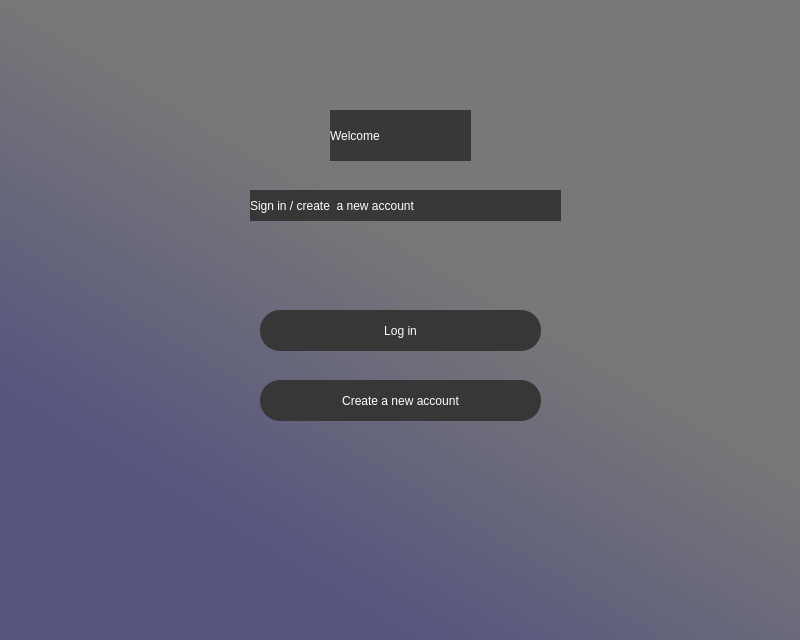
<?xml version="1.0" encoding="UTF-8"?>
<ui version="4.0">
 <class>Dialog</class>
 <widget class="QDialog" name="Dialog">
  <property name="geometry">
   <rect>
    <x>0</x>
    <y>0</y>
    <width>800</width>
    <height>640</height>
   </rect>
  </property>
  <property name="windowTitle">
   <string>Dialog</string>
  </property>
  <widget class="QWidget" name="widget" native="true">
   <property name="geometry">
    <rect>
     <x>0</x>
     <y>0</y>
     <width>801</width>
     <height>641</height>
    </rect>
   </property>
   <property name="styleSheet">
    <string notr="true">QWidget#widget{

background-image: url(:/bg1/logbg.jpg);
background-color:qlineargradient(spread:pad, x1:0.239, y1:0.795455, x2:0.545455, y2:0.392, stop:0 rgba(85, 85, 127, 255), stop:1 rgba(120, 120, 120, 255));
}</string>
   </property>
   <widget class="QLabel" name="label">
    <property name="geometry">
     <rect>
      <x>330</x>
      <y>110</y>
      <width>141</width>
      <height>51</height>
     </rect>
    </property>
    <property name="styleSheet">
     <string notr="true">color: rgb(255, 255, 255);font: 28pt &quot;Tw Cen MT&quot;;
background-color: qlineargradient(spread:pad, x1:0.471318, y1:0.609, x2:0.472, y2:0.017, stop:0 rgba(38, 38, 38, 200));
</string>
    </property>
    <property name="text">
     <string>Welcome</string>
    </property>
   </widget>
   <widget class="QLabel" name="label_2">
    <property name="geometry">
     <rect>
      <x>250</x>
      <y>190</y>
      <width>311</width>
      <height>31</height>
     </rect>
    </property>
    <property name="styleSheet">
     <string notr="true">font: 14pt &quot;MS Shell Dlg 2&quot;;color:rgb(255, 255, 255);
background-color: qlineargradient(spread:pad, x1:0.471318, y1:0.609, x2:0.472, y2:0.017, stop:0 rgba(38, 38, 38, 200));</string>
    </property>
    <property name="text">
     <string>Sign in / create  a new account</string>
    </property>
   </widget>
   <widget class="QPushButton" name="login">
    <property name="geometry">
     <rect>
      <x>260</x>
      <y>310</y>
      <width>281</width>
      <height>41</height>
     </rect>
    </property>
    <property name="styleSheet">
     <string notr="true">QPushButton{border-radius:20px;
background-color:rgb(55,55,55);
font: 12pt &quot;Tw Cen MT&quot;;color: rgb(255, 255, 255);
}
QPushButton:hover{
background-color: rgb(141, 141, 141);
border-radius:20px;
font: 12pt &quot;Tw Cen MT&quot;;color: rgb(0, 0, 0);

}</string>
    </property>
    <property name="text">
     <string>Log in</string>
    </property>
   </widget>
   <widget class="QPushButton" name="signup">
    <property name="geometry">
     <rect>
      <x>260</x>
      <y>380</y>
      <width>281</width>
      <height>41</height>
     </rect>
    </property>
    <property name="styleSheet">
     <string notr="true">QPushButton{border-radius:20px;
background-color:rgb(55,55,55);
font: 12pt &quot;Tw Cen MT&quot;;color: rgb(255, 255, 255);
}
QPushButton:hover{
background-color: rgb(141, 141, 141);
border-radius:20px;
font: 12pt &quot;Tw Cen MT&quot;;color: rgb(0, 0, 0);

}</string>
    </property>
    <property name="text">
     <string>Create a new account</string>
    </property>
   </widget>
   <widget class="QLabel" name="background">
    <property name="geometry">
     <rect>
      <x>0</x>
      <y>0</y>
      <width>801</width>
      <height>641</height>
     </rect>
    </property>
    <property name="styleSheet">
     <string notr="true"/>
    </property>
    <property name="text">
     <string/>
    </property>
    <property name="pixmap">
     <pixmap resource="deneme.qrc">:/bg/logbg3.jpg</pixmap>
    </property>
    <property name="scaledContents">
     <bool>true</bool>
    </property>
    <property name="wordWrap">
     <bool>false</bool>
    </property>
    <property name="margin">
     <number>0</number>
    </property>
    <property name="indent">
     <number>-1</number>
    </property>
   </widget>
   <zorder>background</zorder>
   <zorder>label</zorder>
   <zorder>label_2</zorder>
   <zorder>login</zorder>
   <zorder>signup</zorder>
  </widget>
 </widget>
 <resources>
  <include location="deneme.qrc"/>
 </resources>
 <connections/>
</ui>
